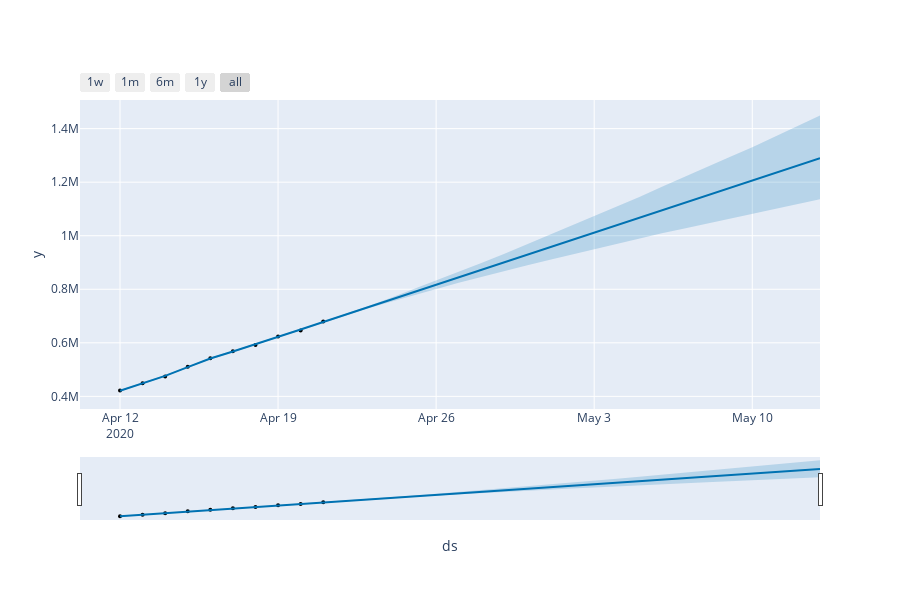

The notebook cell this image was saved under:
### Markdown cell above
Para poder ver los componentes del pronóstico, usaremos plot_plotly

### Code cell
fig = plot_plotly(m, forecast)
py.iplot(fig) 
fig = m.plot(forecast,xlabel='Date',ylabel='Recovered Count')
